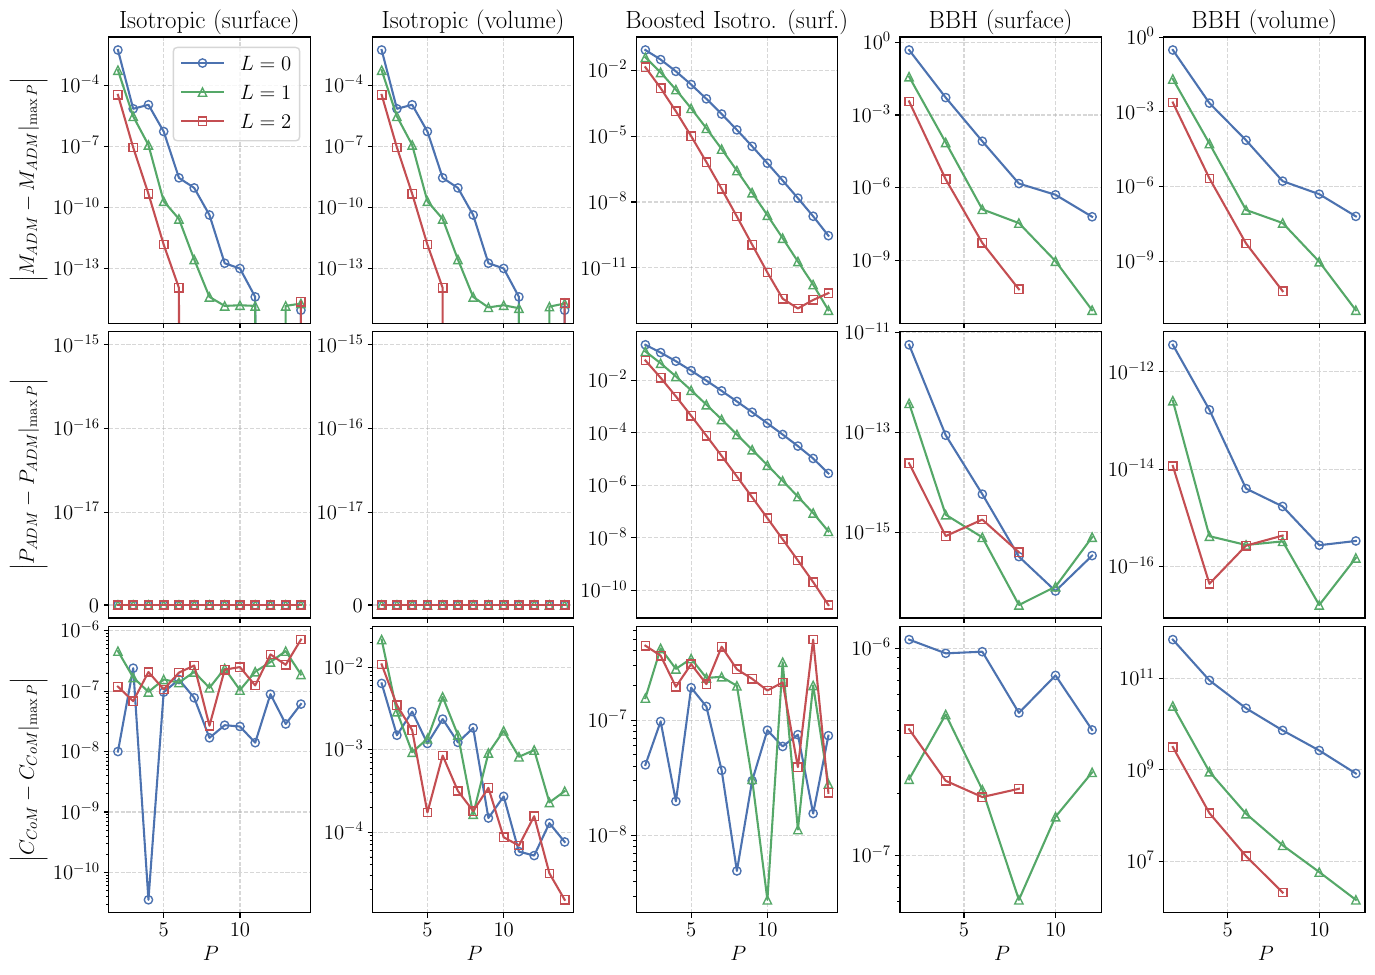

The Python source for this figure:
# type: ignore
import numpy as np
import matplotlib.pyplot as plt
from cycler import cycler
import h5py
import os

colors = ['#4c72b0', '#55a868', '#c44e52', '#8172b3', '#937860', '#da8bc3', '#8c8c8c', '#ccb974', '#64b5cd']
markers = ['o', '^', 's', 'v', 'D', '<', '>', '*', '+']
plt.rcParams.update({
	'text.usetex' : True,
	'font.family' : 'serif',
	'font.serif' : ['Computer Modern Serif'],
	'font.size': 15,
	'axes.prop_cycle': cycler('color', colors) +
                     cycler('marker', markers) +
										 cycler('markerfacecolor', ['none'] * len(colors))
})

def get_bbh_residuals(dir):
  print(dir)

  residuals = []

  for L in [0, 1, 2]:
    P_values = []
    adm_masses = []
    adm_momenta = []
    centers_of_mass = []

    for P in [2, 4, 6, 8, 10, 12, 14]:
      subdir = f'R5L{L}P{P:02}'

      try:
        reductions = h5py.File(f'{dir}/{subdir}/BbhReductions.h5')

        adm_mass = reductions['AdmIntegrals.dat'][0,0]

        adm_linear_momentum_x = reductions['AdmIntegrals.dat'][0,1]
        adm_linear_momentum_y = reductions['AdmIntegrals.dat'][0,2]
        adm_linear_momentum_z = reductions['AdmIntegrals.dat'][0,3]
        adm_linear_momentum = np.sqrt(adm_linear_momentum_x**2 + adm_linear_momentum_y**2 + adm_linear_momentum_z**2)

        center_of_mass_x = reductions['AdmIntegrals.dat'][0,4]
        center_of_mass_y = reductions['AdmIntegrals.dat'][0,5]
        center_of_mass_z = reductions['AdmIntegrals.dat'][0,6]
        center_of_mass = np.sqrt(center_of_mass_x**2 + center_of_mass_y**2 + center_of_mass_z**2)

        P_values.append(P)
        adm_masses.append(adm_mass)
        adm_momenta.append(adm_linear_momentum)
        centers_of_mass.append(center_of_mass)

      except Exception as e:
        print(f'\tSkipped {subdir} due to error: {e}')
    
    adm_masses = np.array(adm_masses)
    adm_momenta = np.array(adm_momenta)
    centers_of_mass = np.array(centers_of_mass)

    adm_masses -= adm_masses[-1]
    adm_momenta -= adm_momenta[-1]
    centers_of_mass -= centers_of_mass[-1]

    P_values = P_values[:-1]
    adm_masses = np.abs(adm_masses[:-1])
    adm_momenta = np.abs(adm_momenta[:-1])
    centers_of_mass = np.abs(centers_of_mass[:-1])
      
    residuals.append({
      'P_values': P_values,
      'adm_masses': adm_masses,
      'adm_momenta': adm_momenta,
      'centers_of_mass': centers_of_mass,
    })

  return residuals

def get_test_residuals(dir):
  print(dir)

  residuals = []

  for L in [0, 1, 2]:
    P_values = []
    adm_masses = []
    adm_momenta = []
    centers_of_mass = []

    adm_mass_entries = np.genfromtxt(f'{dir}/Test_AdmMass.output', delimiter=',')
    adm_linear_momentum_entries = np.genfromtxt(f'{dir}/Test_AdmLinearMomentum.output', delimiter=',')

    center_of_mass_fname = ''
    if os.path.exists(f'{dir}/Test_CenterOfMass-new.output'):
      center_of_mass_fname = f'{dir}/Test_CenterOfMass-new.output'
    else:
      center_of_mass_fname = f'{dir}/Test_CenterOfMass.output'
    center_of_mass_entries = np.genfromtxt(center_of_mass_fname, delimiter=',')

    for row in range(len(adm_mass_entries)):
      R, row_L, P, adm_mass, _ = adm_mass_entries[row]
      _, _, _, adm_linear_momentum, _ = adm_linear_momentum_entries[row]

      if R != 1.e5 or row_L != L:
        continue

      P_values.append(P)
      adm_masses.append(adm_mass)
      adm_momenta.append(adm_linear_momentum)
    
    for row in range(len(center_of_mass_entries)):
      R = 0.
      row_L = 0.
      center_of_mass = 0.
      if len(center_of_mass_entries[row]) == 7:
        R_, row_L_, _, center_of_mass_x, center_of_mass_y, center_of_mass_z, _ = center_of_mass_entries[row]
        R = R_
        row_L = row_L_
        center_of_mass = np.sqrt(center_of_mass_x**2 + center_of_mass_y**2 + center_of_mass_z**2)
      else:
        R_, row_L_, _, center_of_mass_, _ = center_of_mass_entries[row]
        R = R_
        row_L = row_L_
        center_of_mass = center_of_mass_

      if R != 1.e5 or row_L != L:
        continue
      
      centers_of_mass.append(center_of_mass)
    
    adm_masses = np.array(adm_masses)
    adm_momenta = np.array(adm_momenta)
    centers_of_mass = np.array(centers_of_mass)

    adm_masses -= adm_masses[-1]
    adm_momenta -= adm_momenta[-1]
    centers_of_mass -= centers_of_mass[-1]

    P_values = P_values[:-1]
    adm_masses = np.abs(adm_masses[:-1])
    adm_momenta = np.abs(adm_momenta[:-1])
    centers_of_mass = np.abs(centers_of_mass[:-1])
      
    residuals.append({
      'P_values': P_values,
      'adm_masses': adm_masses,
      'adm_momenta': adm_momenta,
      'centers_of_mass': centers_of_mass,
    })

  return residuals

fig, axes = plt.subplots(3, 5, squeeze=True)
axes = np.transpose(axes)
col = 0

def plot(title, residuals):
  global col
  ax1, ax2, ax3 = axes[col]
  col += 1

  ax1.set_title(title)

  for i, label in enumerate([r'$L = 0$', r'$L = 1$', r'$L = 2$']):
    P_values = residuals[i]['P_values']
    ax1.plot(P_values, residuals[i]['adm_masses'], label=label, color=colors[i], marker=markers[i])
    ax2.plot(P_values, residuals[i]['adm_momenta'], label=label, color=colors[i], marker=markers[i])
    ax3.plot(P_values, residuals[i]['centers_of_mass'], label=label, color=colors[i], marker=markers[i])

plot(
  'Isotropic (surface)',
  get_test_residuals('../adm_integrals/data/isotropic/surface')
)
plot(
  'Isotropic (volume)',
  get_test_residuals('../adm_integrals/data/isotropic/volume')
)
plot(
  'Boosted Isotro. (surf.)',
  get_test_residuals('../adm_integrals/data/isotropic_boosted/surface')
)
plot(
  'BBH (surface)',
  get_bbh_residuals('../adm_integrals/data/bbh/surface-new')
)
plot(
  'BBH (volume)',
  get_bbh_residuals('../adm_integrals/data/bbh/volume')
)

for ax in axes.flatten():
  ax.set_xscale('linear')
  ax.set_yscale('log')
  ax.grid('on', linestyle='--', alpha=0.5)

# Adjust specific axes
# Isotropic Padm surface
axes[0,1].plot([2, 14], [1.e-15, 1.e-15], alpha=0)
axes[0,1].set_yscale('symlog', linthresh=1e-17)
# Isotropic Padm volume
axes[1,1].plot([2, 14], [1.e-15, 1.e-15], alpha=0)
axes[1,1].set_yscale('symlog', linthresh=1e-17)

# Remove x tick labels
for ax in axes[:,:-1].flatten():
  ax.set_xticklabels([])

# Add x axis labels
for bottom_ax in np.transpose(axes)[-1]:
  bottom_ax.set_xlabel(r'$P$')

# Add y axis labels
axes[0,0].set_ylabel(r'$\Bigg| M_{ADM} - M_{ADM}|_{\max P} \Bigg|$')
axes[0,1].set_ylabel(r'$\Bigg| P_{ADM} - P_{ADM}|_{\max P} \Bigg|$')
axes[0,2].set_ylabel(r'$\Bigg| C_{CoM} - C_{CoM}|_{\max P} \Bigg|$')

# Add legend to one axis
axes[0, 0].legend()

fig.set_size_inches(14,10)
plt.tight_layout()
plt.subplots_adjust(wspace=0.31, hspace=0.03)

fig.savefig(f'resolution_convergence.pdf', format='pdf', bbox_inches='tight')

plt.show()
